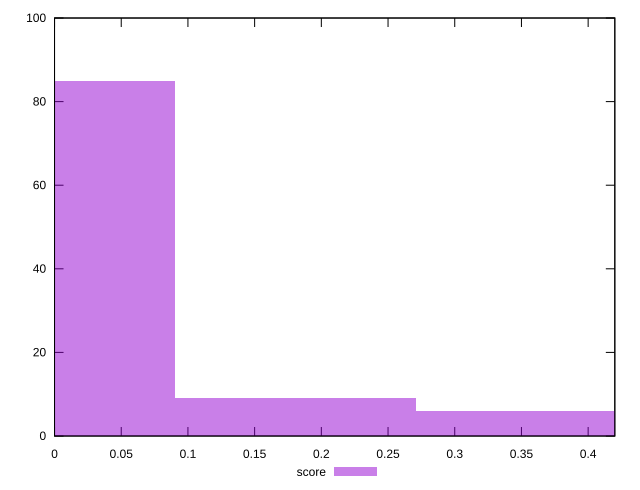

Write gnuplot code to recreate this figure.
reset

$score <<EOF
0 85
0.3611067608970577 6
0.18055338044852884 9
EOF

set key outside below
set boxwidth 0.18055338044852884
set xrange [0:0.42]
set yrange [0:100]
set trange [0:100]
set style fill transparent solid 0.5 noborder
set terminal svg size 640, 490 enhanced background rgb 'white'
set output "report_00015_2021-02-09T16-11-33.973Z/estimated-input-latency/samples/pages+cached/score/histogram.svg"

plot $score title "score" with boxes

reset
